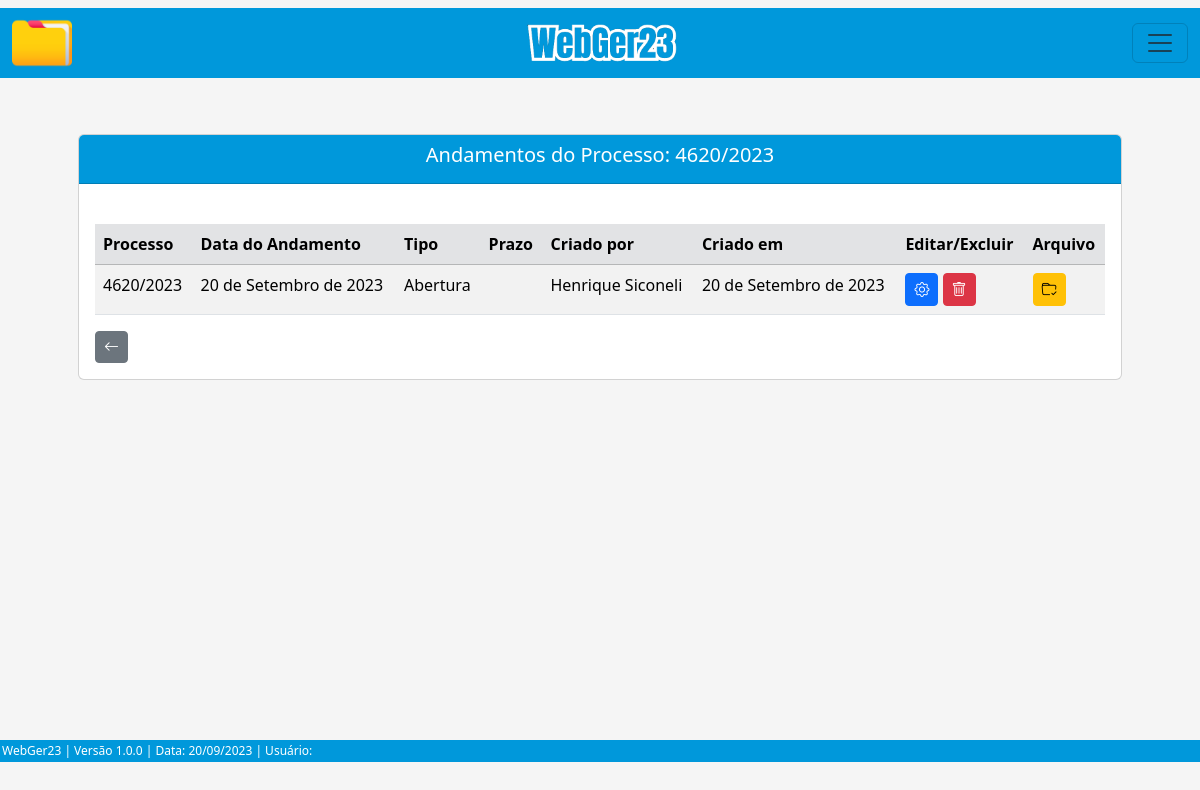
/listar/andamento-adm/23, run on the app's committed database.
### processo/models.py (models this page shows, shortened)
class Base(models.Model): # Classe base, será herdada pelas outras classes
    data_criacao = models.DateField('data_criação', auto_now_add=True)
    data_alteracao = models.DateField('Alterado', auto_now=True)
    ativo = models.BooleanField('Ativo?', default=True)
    class Meta:
        abstract = True

class ProcessoAdm(Base):
    ufs = (
        ('MS', 'MS'), ('MT', 'MT'), ('SP', 'SP'), ('RJ', 'RJ'),
    )
    municipios = (
        ('Selvíria', 'Selvíria'), ('Inocência', 'Inocência'),
    )
    tipo_pessoas = (
        ('Física', 'Física'), ('Jurídica', 'Jurídica'),
    )
    criador_processo_adm = models.ForeignKey(get_user_model(), verbose_name='Usuário Criador', on_delete=models.CASCADE) # Usuário que criou o processo, utilizando chave primária com o get_user_model do django, para utilizar o usuário logado automaticamente
    numero = models.CharField(unique=True, verbose_name='N°', max_length=10) # Número do processo
    municipio = models.CharField(max_length=50, choices=municipios, verbose_name='Município') # Município
    uf = models.CharField(max_length=2, choices=ufs) # UF
    data_inicial = models.DateField(blank=True, null=True) # Data Inicial do Período do processo
    data_final = models.DateField(blank=True, null=True) # Data final do Período do processo
    data_div_ativa = models.DateField(blank=True, null=True) # Data dívida ativa
    valor_atributo = models.CharField(max_length=14, blank=True, null=True)  # Valor do atributo
    valor_multa = models.CharField(max_length=14, blank=True, null=True) # Valor da multa
    valor_credito = models.CharField(max_length=14, blank=True, null=True) # Valor do crédito
    valor_atualizado = models.CharField(max_length=14, blank=True, null=True) # Valor do atualizado
    data_valor_atualizado = models.DateField(blank=True, null=True) # Data valor atualizado
    nome_contribuinte = models.CharField(max_length=50)  # Nome / Razão Social
    tipo_pessoa = models.CharField(max_length=50, choices=tipo_pessoas) # Física / Jurídica
    documento = models.CharField(max_length=20, verbose_name='CPF/CNPJ', unique=True) # CPF / CNPJ
    nome_fantasia = models.CharField(max_length=50, blank=True, null=True) # Nome Fantasia
    email = models.EmailField(max_length=50, blank=True, null=True) # E-mail
    endereco = models.CharField(max_length=150) # Rua
    complemento = models.CharField(max_length=50, blank=True, null=True) # Complemento
    municipio_contribuinte = models.CharField(max_length=50, blank=True, null=True) # Município Contribuinte
    uf_contribuinte = models.CharField(max_length=2, choices=ufs, verbose_name='UF', blank=True, null=True) # UF Contribuinte
    cep = models.CharField(max_length=10, blank=True, null=True) # CEP
    telefone = models.CharField(max_length=20, blank=True, null=True) # Telefone
    celular = models.CharField(max_length=20, blank=True, null=True) # Celular
    def __str__(self):
        return f'{self.numero}'

class AndamentoAdm(Base):
    andamentos = (
    ('Abertura', 'Abertura'), ('Parecer Fiscal', 'Parecer Fiscal'), ('Decisão 1ª Instância', 'Decisão 1ª Instância'), ('Suspenso Para Fiscalização Futura', 'Suspenso Para Fiscalização Futura'), ('Auto de Infração e Termo de Intimação - AITI.', 'Auto de Infração e Termo de Intimação - AITI.'), ('Termo de Intimação Fiscal - TIF.-tif.', 'Termo de Intimação Fiscal - TIF.'), ('Decisão de 2ª Instância', 'Decisão de 2ª Instância'), ('Cobrança de Documentação', 'Cobrança de Documentação'), ('Recurso Voluntário', 'Recurso Voluntário'), ('Fim do Contrato com a Assessoria', 'Fim do Contrato com a Assessoria'), ('Manifestação', 'Manifestação'), ('Recebimento do AR', 'Recebimento do AR'), ('Despacho', 'Despacho'), ('Aguardando Pagamento', 'Aguardando Pagamento'), ('Apresentação de Documentação para Análise', 'Apresentação de Documentação para Análise'), ('Aguardando AR', 'Aguardando AR'), ('Ofício', 'Ofício'), ('Revelia', 'Revelia'), ('Execução', 'Execução'), ('Confissão de Dívida (Parcelamento)', 'Confissão de Dívida (Parcelamento)'), ('Reenvio de Documento', 'Reenvio de Documento'), ('Parecer Juridico', 'Parecer Juridico'), ('Certidão', 'Certidão'), ('Encaminhado', 'Encaminhado'),
    )
    criador_andamento_adm = models.ForeignKey(get_user_model(), verbose_name='Usuário Criador', on_delete=models.CASCADE)
    processo = models.ForeignKey(ProcessoAdm, on_delete=models.CASCADE) # Relacionamento 'One to Many (um para muitos)'
    data_andamento = models.DateField(verbose_name='Data do Andamento')
    andamento = models.CharField(max_length=100, choices=andamentos, verbose_name='Andamento')
    data_prazo = models.DateField(blank=True, null=True)
    funcionario = models.CharField(max_length=50, blank=True, null=True)
    data_recebimento = models.DateField(blank=True, null=True)
    complemento = models.CharField(max_length=150, blank=True, null=True)
    arquivo_1 = models.FileField(upload_to='uploads/', verbose_name='Arquivo', blank=True)
    arquivo_2 = models.FileField(upload_to='uploads/', verbose_name='Arquivo', blank=True)
    arquivo_3 = models.FileField(upload_to='uploads/', verbose_name='Arquivo', blank=True)

### processo/views.py (the view)
# urls.py: path('listar/andamento-adm/<int:pk>', AndamentoAdmList.as_view(), name='andamento-adm-list'),
class AndamentoAdmList(ListView):
    model = ProcessoAdm
    template_name = 'processos/lists/andamento_adm_list.html'
    def get_queryset(self):
        pk_processo = self.kwargs.get('pk') # Pega a pk(primary key) da URL, pk do processo
        processo = ProcessoAdm.objects.get(pk=pk_processo)  # Pega o processo que possui a pk recebida (pk é a primary key do processo)
        andamentos = processo.andamentoadm_set.all()  # Pega todos os atributos do andamento
        return andamentos
    def get_context_data(self, **kwargs):
        processo_pk = self.kwargs.get('pk') # Pega a PK do processo através da URL
        context = super().get_context_data(**kwargs)
        context['dados_processo'] = ProcessoAdm.objects.filter(pk=processo_pk) # Filtra os dados do processo através da pk
        return context

### processo/templates/processos/lists/andamento_adm_list.html (shortened to what this page needs)
{% extends 'index.html' %}
{% load static %}
{% block conteudo %}
    <div class="container p-5">
        <div class="card">
            <div class="card-header text-white" style="background-color: #0098DB;">
                {% for atributo in dados_processo %}
                    <h5 style="text-align: center;">Andamentos do Processo: {{ atributo.numero }}</h5>
                {% endfor %}
            </div>
            <div class="card-body">
                <div class="table-responsive">
                    <br>
                    <table class="table table-striped" id="tabela-listar-andamento">
                        <thead>
                            <tr class="table-secondary">
                                <th>Processo</th>
                                <th>Data do Andamento</th>
                                <th>Tipo</th>
                                <th>Prazo</th>
                                <th>Criado por</th>
                                <th>Criado em</th>
                                <th>Editar/Excluir</th>
                                <th>Arquivo</th>
                            </tr>
                        </thead>
                        <tbody>
                            {% for andamento in object_list %}
                            <tr>
                                <td>{{ andamento.processo }}</td>
                                <td>{{ andamento.data_andamento }}</td>
                                <td>{{ andamento.andamento }}</td>
                                {% if andamento.data_prazo == Null %}
                                <td></td>
                                {% else %}
                                <td>{{ andamento.data_prazo }}</td>
                                {% endif%}
                                <td>{{ andamento.criador_andamento_adm.get_full_name }}</td>
                                <td>{{ andamento.data_criacao }}</td>
                                <td>
                                    <a href="{% url 'andamento-adm-update' andamento.pk %}" class="btn btn-primary btn-sm"><i class="bi bi-gear" style="font-size: 15px;"></i></a>
                                    <a href="{% url 'andamento-adm-delete' andamento.pk %}" class="btn btn-danger btn-sm"><i class="bi bi-trash" style="font-size: 15px;"></i></a>
                                </td>
                                <td>
                                    <a href="{% url 'arquivo-andamento-adm-list' andamento.pk %}" class="btn btn-warning btn-sm"><i class="bi bi-folder-check" style="font-size: 15px;"></i></a>
                                </td>
                            </tr>
                            {% endfor %}
                        </tbody>
                    </table>
                    <a href="{% url 'proc-adm-list' %}" class="btn btn-secondary btn-sm"><i class="bi bi-arrow-left" style="font-size: 15px;"></i></a>
                </div>
            </div>
        </div>
    </div>
    <br><br><br><br><br><br><br><br><br><br><br><br><br>
{% endblock %}

### core/static/css/estilos.css (style rules this page uses)
body { background-color: whitesmoke; margin: 0; }

### data on the page
ProcessoAdm: numero "4620/2023"
AndamentoAdm: processo "4620/2023", data_andamento "20 de Setembro de 2023", andamento "Abertura", criador_andamento_adm.get_full_name "Henrique Siconeli", data_criacao "20 de Setembro de 2023"
